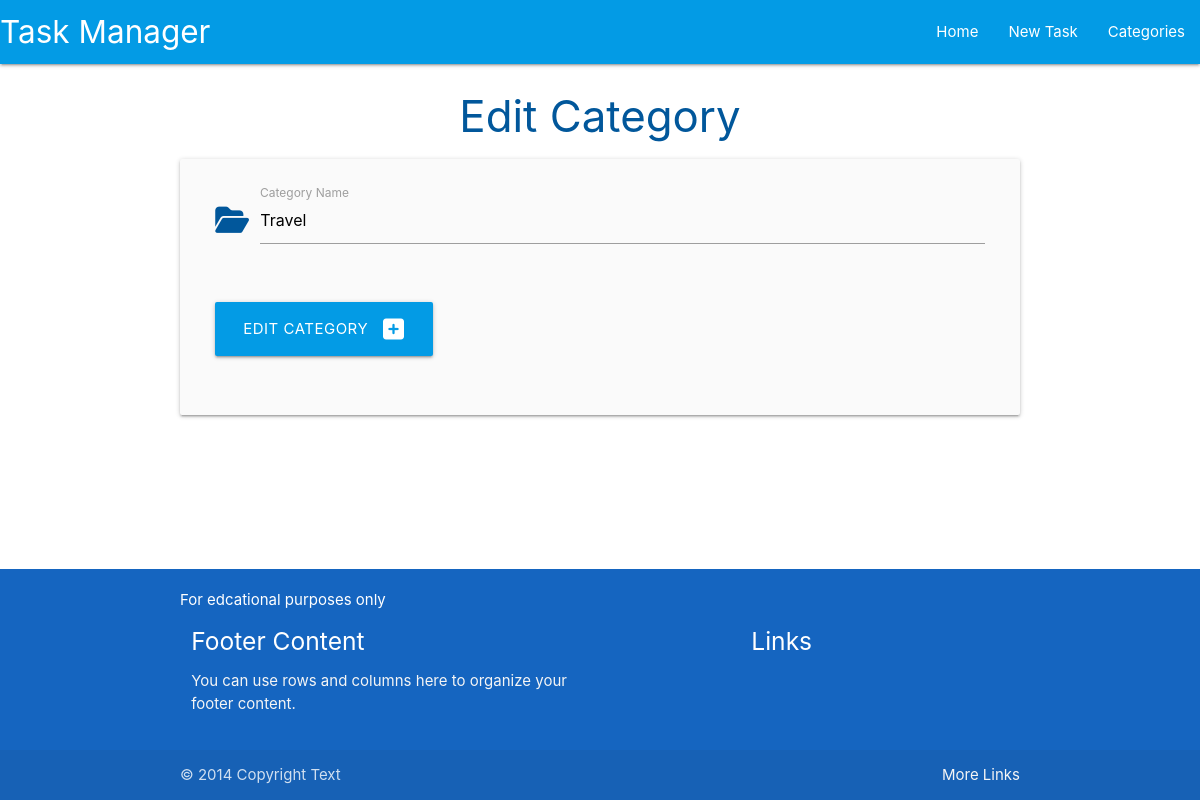
Before: /edit_category/1 with the older database file.
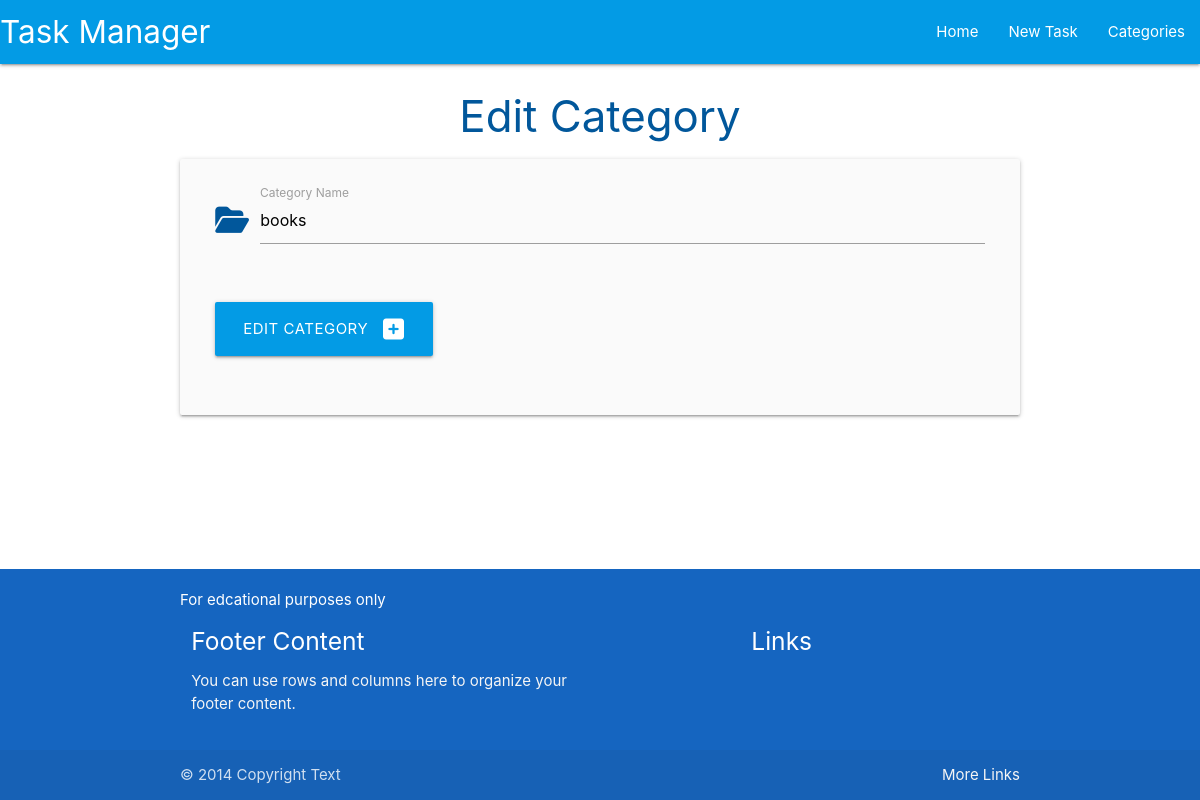
After: the same page with the newer database file.
### taskmanager/models.py (models this page shows, shortened)
class Category(db.Model):
    id=db.Column(db.Integer,primary_key=True)
    category_name=db.Column(db.String(25),unique=True,nullable=False)
    tasks=db.relationship("Task",backref="category",cascade="all,delete",lazy=True)

### taskmanager/routes.py (the view)
@app.route("/edit_category/<int:category_id>",methods=["GET","POST"])
def edit_category(category_id):
    category=Category.query.get_or_404(category_id)
    if request.method == "POST":
        category.category_name=request.form.get("category_name")
        db.session.commit()
        return redirect(url_for("categories"))
    return render_template("edit_category.html",category=category)

### taskmanager/templates/edit_category.html
{% extends "base.html" %}
{% block content %}
<h3 class="light-blue-text text-darken-4 center-align">Edit Category</h3>
<div class="row card-panel grey lighten-5">
    <form class="col s12" method="POST" ACTION="{{url_for('edit_category',category_id=category.id)}}">
      <div class="row">
        <div class="input-field col s12">
            <i class="fas fa-folder-open prefix light-blue-text text-darken-4" ></i>
          <input id="category_name" name="category_name" value="{{category.category_name}}" minlength="3" maxlength="25" type="text" class="validate" required>
          <label for="category_name">Category Name</label>
        </div>
        </div>
        <div class="row">
            <div class="input-field col s12">
              <button type="submit" class="btn-large light-blue darken-1">Edit category <i class="fas fa-plus-square right"></i></button>
            </div>
            </div>
    </form>
  </div>
{% endblock %}

Changed rows visible on the page:
changed Category: category_name "Travel" → "books"
